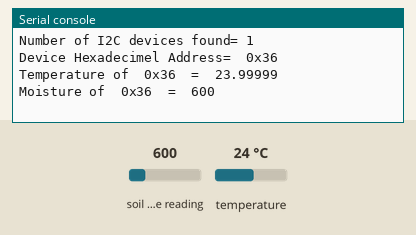
Bench run of a program on a simulated ESP32 board running MicroPython. Parts: the last lines printed to the serial console. The inputs (shaded band) are chosen by the test bench; at power-on: soil moisture reading 600, temperature 24 °C.

Above: at 1.7 s.
1.8 s: soil moisture reading set to 236
At 6.4 s:
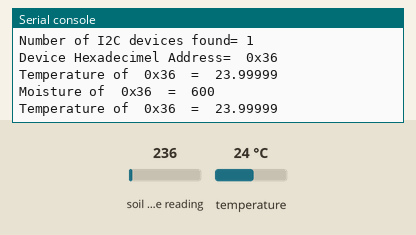
8.0 s: temperature set to 12 °C
At 13.4 s:
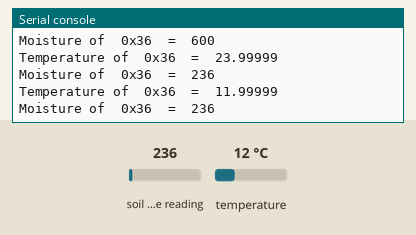
14.2 s: soil moisture reading set to 650
At 18.0 s:
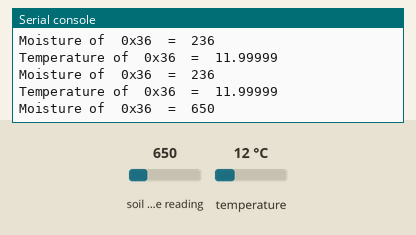
Timing chart, 0 to 19.5 s (numbered marks = the images above; inputs shaded):
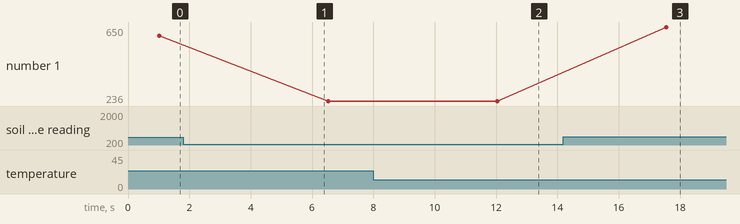

Measured:
- after the input at 8.0 s, the serial console: prints a new line after 3.5 s (image 2)
- after the input at 14.2 s, the serial console: prints a new line after 3.4 s (image 3)
- plotted number 1: 600 → 236 after the input at 1.8 s, 236 → 650 after the input at 14.2 s

The program:

soil_sensor.py
```python
import machine
import time
from stemma_soil_sensor import StemmaSoilSensor as SSS
sdaPIN=machine.Pin(0)
sclPIN=machine.Pin(1)
i2c=machine.I2C(0,sda=sdaPIN, scl=sclPIN, freq=400000)
devices = i2c.scan()
if len(devices) != 0:
    print('Number of I2C devices found=',len(devices))
    for device in devices:
        print("Device Hexadecimel Address= ",hex(device))
else:
    print("No device found")

sss=SSS(i2c)
while True:
    for dev in devices:
        sss.addr = dev
        temp = sss.get_temp()
        print("Temperature of ", hex(sss.addr), " = ", temp)
        moisture = sss.get_moisture()
        time.sleep(.5)
        print("Moisture of ", hex(sss.addr), " = ", moisture)

    time.sleep(5)
```

stemma_soil_sensor.py
```python
# (licence header left out)
# MicroPython Port Copyright (c) 2019
# Mihai Dinculescu

# CircuitPython Implementation Copyright (c) 2017
# Dean Miller for Adafruit Industries

# Permission is hereby granted, free of charge, to any person obtaining a copy
# of this software and associated documentation files (the "Software"), to deal
# in the Software without restriction, including without limitation the rights
# to use, copy, modify, merge, publish, distribute, sublicense, and/or sell
# copies of the Software, and to permit persons to whom the Software is
# furnished to do so, subject to the following conditions:

# The above copyright notice and this permission notice shall be included in
# all copies or substantial portions of the Software.

# THE SOFTWARE IS PROVIDED "AS IS", WITHOUT WARRANTY OF ANY KIND, EXPRESS OR
# IMPLIED, INCLUDING BUT NOT LIMITED TO THE WARRANTIES OF MERCHANTABILITY,
# FITNESS FOR A PARTICULAR PURPOSE AND NONINFRINGEMENT. IN NO EVENT SHALL THE
# AUTHORS OR COPYRIGHT HOLDERS BE LIABLE FOR ANY CLAIM, DAMAGES OR OTHER
# LIABILITY, WHETHER IN AN ACTION OF CONTRACT, TORT OR OTHERWISE, ARISING FROM,
# OUT OF OR IN CONNECTION WITH THE SOFTWARE OR THE USE OR OTHER DEALINGS IN
# THE SOFTWARE.

"""
This is a lightweight port from CircuitPython to MicroPython
of Dean Miller's https://github.com/adafruit/Adafruit_CircuitPython_seesaw/blob/master/adafruit_seesaw/seesaw.py

* Author(s): Mihai Dinculescu

Implementation Notes
--------------------

**Hardware:**
* Adafruit Adafruit STEMMA Soil Sensor - I2C Capacitive Moisture Sensor: https://www.adafruit.com/product/4026

**Software and Dependencies:**
* MicroPython firmware: https://micropython.org
* SeeSaw Base Class: seesaw.py

**Tested on:**
* Hardware: Adafruit HUZZAH32 - ESP32 Feather https://learn.adafruit.com/adafruit-huzzah32-esp32-feather/overview
* Firmware: MicroPython v1.12 https://micropython.org/resources/firmware/esp32-idf3-20191220-v1.12.bin
"""

import time
import ustruct

import seesaw

_STATUS_TEMP = const(0x04)

_TOUCH_CHANNEL_OFFSET = const(0x10)

class StemmaSoilSensor(seesaw.Seesaw):
    """Driver for Adafruit STEMMA Soil Sensor - I2C Capacitive Moisture Sensor
       :param I2C i2c: I2C bus the SeeSaw is connected to.
       :param int addr: I2C address of the SeeSaw device. Default is 0x36."""
    def __init__(self, i2c, addr=0x36):
        super().__init__(i2c, addr)

    def get_temp(self):
        buf = bytearray(4)
        self._read(seesaw.STATUS_BASE, _STATUS_TEMP, buf, .005)
        buf[0] = buf[0] & 0x3F
        ret = ustruct.unpack(">I", buf)[0]
        return 0.00001525878 * ret

    def get_moisture(self):
        buf = bytearray(2)

        self._read(seesaw.TOUCH_BASE, _TOUCH_CHANNEL_OFFSET, buf, .005)
        ret = ustruct.unpack(">H", buf)[0]
        time.sleep(.001)

        # retry if reading was bad
        count = 0
        while ret > 4095:
            self._read(seesaw.TOUCH_BASE, _TOUCH_CHANNEL_OFFSET, buf, .005)
            ret = ustruct.unpack(">H", buf)[0]
            time.sleep(.001)
            count += 1
            if count > 3:
                raise RuntimeError("Could not get a valid moisture reading.")

        return ret
```

seesaw.py
```python
# (licence header left out)
# MicroPython Port Copyright (c) 2019
# Mihai Dinculescu

# CircuitPython Implementation Copyright (c) 2017
# Dean Miller for Adafruit Industries

# Permission is hereby granted, free of charge, to any person obtaining a copy
# of this software and associated documentation files (the "Software"), to deal
# in the Software without restriction, including without limitation the rights
# to use, copy, modify, merge, publish, distribute, sublicense, and/or sell
# copies of the Software, and to permit persons to whom the Software is
# furnished to do so, subject to the following conditions:

# The above copyright notice and this permission notice shall be included in
# all copies or substantial portions of the Software.

# THE SOFTWARE IS PROVIDED "AS IS", WITHOUT WARRANTY OF ANY KIND, EXPRESS OR
# IMPLIED, INCLUDING BUT NOT LIMITED TO THE WARRANTIES OF MERCHANTABILITY,
# FITNESS FOR A PARTICULAR PURPOSE AND NONINFRINGEMENT. IN NO EVENT SHALL THE
# AUTHORS OR COPYRIGHT HOLDERS BE LIABLE FOR ANY CLAIM, DAMAGES OR OTHER
# LIABILITY, WHETHER IN AN ACTION OF CONTRACT, TORT OR OTHERWISE, ARISING FROM,
# OUT OF OR IN CONNECTION WITH THE SOFTWARE OR THE USE OR OTHER DEALINGS IN
# THE SOFTWARE.

"""
This is a lightweight port from CircuitPython to MicroPython
of Dean Miller's https://github.com/adafruit/Adafruit_CircuitPython_seesaw/blob/master/adafruit_seesaw/seesaw.py

* Author(s): Mihai Dinculescu

Implementation Notes
--------------------

**Hardware:**
* Adafruit ATSAMD09 Breakout with SeeSaw: https://www.adafruit.com/product/3657

**Software and Dependencies:**
* MicroPython firmware: https://micropython.org

**Tested on:**
* Hardware: Adafruit HUZZAH32 - ESP32 Feather https://learn.adafruit.com/adafruit-huzzah32-esp32-feather/overview
* Firmware: MicroPython v1.12 https://micropython.org/resources/firmware/esp32-idf3-20191220-v1.12.bin
"""

import time

STATUS_BASE = const(0x00)
TOUCH_BASE = const(0x0F)

_STATUS_HW_ID = const(0x01)
_STATUS_SWRST = const(0x7F)

_HW_ID_CODE = const(0x55)

class Seesaw:
    """Driver for SeeSaw I2C generic conversion trip.
       :param I2C i2c: I2C bus the SeeSaw is connected to.
       :param int addr: I2C address of the SeeSaw device."""
    def __init__(self, i2c, addr):
        self.i2c = i2c
        self.addr = addr
        self.sw_reset()

    def sw_reset(self):
        """Trigger a software reset of the SeeSaw chip"""
        self._write8(STATUS_BASE, _STATUS_SWRST, 0xFF)
        time.sleep(.500)

        chip_id = self._read8(STATUS_BASE, _STATUS_HW_ID)

        if chip_id != _HW_ID_CODE:
            raise RuntimeError("SeeSaw hardware ID returned (0x{:x}) is not "
                               "correct! Expected 0x{:x}. Please check your wiring."
                               .format(chip_id, _HW_ID_CODE))

    def _write8(self, reg_base, reg, value):
        self._write(reg_base, reg, bytearray([value]))

    def _read8(self, reg_base, reg):
        ret = bytearray(1)
        self._read(reg_base, reg, ret)
        return ret[0]

    def _read(self, reg_base, reg, buf, delay=.005):
        self._write(reg_base, reg)

        time.sleep(delay)

        self.i2c.readfrom_into(self.addr, buf)

    def _write(self, reg_base, reg, buf=None):
        full_buffer = bytearray([reg_base, reg])
        if buf is not None:
            full_buffer += buf

        self.i2c.writeto(self.addr, full_buffer)
    
```
